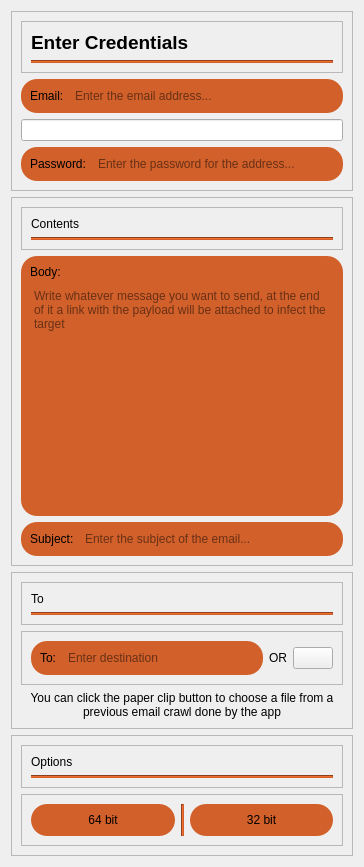
                   <widget class="QWidget" name="scrollAreaWidgetContents_5">
                    <property name="geometry">
                     <rect>
                      <x>0</x>
                      <y>-224</y>
                      <width>364</width>
                      <height>867</height>
                     </rect>
                    </property>
                    <layout class="QVBoxLayout" name="verticalLayout_45">
                     <item>
                      <widget class="QFrame" name="frame_43">
                       <property name="frameShape">
                        <enum>QFrame::StyledPanel</enum>
                       </property>
                       <property name="frameShadow">
                        <enum>QFrame::Raised</enum>
                       </property>
                       <layout class="QVBoxLayout" name="verticalLayout_53">
                        <item>
                         <widget class="QFrame" name="frame_44">
                          <property name="styleSheet">
                           <string notr="true"/>
                          </property>
                          <property name="frameShape">
                           <enum>QFrame::StyledPanel</enum>
                          </property>
                          <property name="frameShadow">
                           <enum>QFrame::Raised</enum>
                          </property>
                          <layout class="QVBoxLayout" name="verticalLayout_54">
                           <item>
                            <widget class="QLabel" name="label_29">
                             <property name="sizePolicy">
                              <sizepolicy hsizetype="Minimum" vsizetype="Preferred">
                               <horstretch>0</horstretch>
                               <verstretch>0</verstretch>
                              </sizepolicy>
                             </property>
                             <property name="styleSheet">
                              <string notr="true"/>
                             </property>
                             <property name="text">
                              <string>&lt;html&gt;&lt;head/&gt;&lt;body&gt;&lt;p&gt;&lt;span style=&quot; font-size:14pt; font-weight:600;&quot;&gt;Enter Credentials&lt;/span&gt;&lt;/p&gt;&lt;/body&gt;&lt;/html&gt;</string>
                             </property>
                            </widget>
                           </item>
                           <item>
                            <widget class="Line" name="line_11">
                             <property name="styleSheet">
                              <string notr="true">
background-color: rgb(210, 96, 42);</string>
                             </property>
                             <property name="orientation">
                              <enum>Qt::Horizontal</enum>
                             </property>
                            </widget>
                           </item>
                          </layout>
                         </widget>
                        </item>
                        <item>
                         <widget class="QFrame" name="frame_45">
                          <property name="styleSheet">
                           <string notr="true">background-color:#D2602A;
border-radius:16px;</string>
                          </property>
                          <property name="frameShape">
                           <enum>QFrame::StyledPanel</enum>
                          </property>
                          <property name="frameShadow">
                           <enum>QFrame::Raised</enum>
                          </property>
                          <layout class="QHBoxLayout" name="horizontalLayout_20">
                           <item>
                            <widget class="QLabel" name="label_30">
                             <property name="text">
                              <string>Email: </string>
                             </property>
                            </widget>
                           </item>
                           <item>
                            <widget class="QLineEdit" name="email_field">
                             <property name="styleSheet">
                              <string notr="true">background-color:#D2602A;
border-radius:16px;</string>
                             </property>
                             <property name="placeholderText">
                              <string>Enter the email address...</string>
                             </property>
                            </widget>
                           </item>
                          </layout>
                         </widget>
                        </item>
                        <item>
                         <widget class="QLineEdit" name="lineEdit_4"/>
                        </item>
                        <item>
                         <widget class="QFrame" name="frame_46">
                          <property name="styleSheet">
                           <string notr="true">background-color:#D2602A;
border-radius:16px;</string>
                          </property>
                          <property name="frameShape">
                           <enum>QFrame::StyledPanel</enum>
                          </property>
                          <property name="frameShadow">
                           <enum>QFrame::Raised</enum>
                          </property>
                          <layout class="QHBoxLayout" name="horizontalLayout_21">
                           <item>
                            <widget class="QLabel" name="label_31">
                             <property name="text">
                              <string>Password: </string>
                             </property>
                            </widget>
                           </item>
                           <item>
                            <widget class="QLineEdit" name="password_field">
                             <property name="styleSheet">
                              <string notr="true">background-color:#D2602A;
border-radius:16px;</string>
                             </property>
                             <property name="placeholderText">
                              <string>Enter the password for the address...</string>
                             </property>
                            </widget>
                           </item>
                          </layout>
                         </widget>
                        </item>
                       </layout>
                      </widget>
                     </item>
                     <item>
                      <widget class="QFrame" name="frame_38">
                       <property name="frameShape">
                        <enum>QFrame::StyledPanel</enum>
                       </property>
                       <property name="frameShadow">
                        <enum>QFrame::Raised</enum>
                       </property>
                       <layout class="QVBoxLayout" name="verticalLayout_50">
                        <item>
                         <widget class="QFrame" name="frame_39">
                          <property name="styleSheet">
                           <string notr="true"/>
                          </property>
                          <property name="frameShape">
                           <enum>QFrame::StyledPanel</enum>
                          </property>
                          <property name="frameShadow">
                           <enum>QFrame::Raised</enum>
                          </property>
                          <layout class="QVBoxLayout" name="verticalLayout_51">
                           <item>
                            <widget class="QLabel" name="label_27">
                             <property name="sizePolicy">
                              <sizepolicy hsizetype="Minimum" vsizetype="Preferred">
                               <horstretch>0</horstretch>
                               <verstretch>0</verstretch>
                              </sizepolicy>
                             </property>
                             <property name="styleSheet">
                              <string notr="true"/>
                             </property>
                             <property name="text">
                              <string>&lt;html&gt;&lt;head/&gt;&lt;body&gt;&lt;p&gt;Contents&lt;/p&gt;&lt;/body&gt;&lt;/html&gt;</string>
                             </property>
                            </widget>
                           </item>
                           <item>
                            <widget class="Line" name="line_10">
                             <property name="styleSheet">
                              <string notr="true">
background-color: rgb(210, 96, 42);</string>
                             </property>
                             <property name="orientation">
                              <enum>Qt::Horizontal</enum>
                             </property>
                            </widget>
                           </item>
                          </layout>
                         </widget>
                        </item>
                        <item>
                         <widget class="QFrame" name="frame_40">
                          <property name="styleSheet">
                           <string notr="true">background-color:#D2602A;
border-radius:16px;</string>
                          </property>
                          <property name="frameShape">
                           <enum>QFrame::StyledPanel</enum>
                          </property>
                          <property name="frameShadow">
                           <enum>QFrame::Raised</enum>
                          </property>
                          <layout class="QVBoxLayout" name="verticalLayout_52">
                           <item>
                            <widget class="QLabel" name="label_24">
                             <property name="text">
                              <string>Body:</string>
                             </property>
                            </widget>
                           </item>
                           <item>
                            <widget class="QTextEdit" name="body_text_edit">
                             <property name="styleSheet">
                              <string notr="true"/>
                             </property>
                             <property name="placeholderText">
                              <string>Write whatever message you want to send, at the end of it a link with the payload will be attached to infect the target</string>
                             </property>
                            </widget>
                           </item>
                          </layout>
                         </widget>
                        </item>
                        <item>
                         <widget class="QFrame" name="frame_41">
                          <property name="styleSheet">
                           <string notr="true">background-color:#D2602A;
border-radius:16px;</string>
                          </property>
                          <property name="frameShape">
                           <enum>QFrame::StyledPanel</enum>
                          </property>
                          <property name="frameShadow">
                           <enum>QFrame::Raised</enum>
                          </property>
                          <layout class="QHBoxLayout" name="horizontalLayout_19">
                           <item>
                            <widget class="QLabel" name="label_28">
                             <property name="text">
                              <string>Subject: </string>
                             </property>
                            </widget>
                           </item>
                           <item>
                            <widget class="QLineEdit" name="subject_line_edit">
                             <property name="placeholderText">
                              <string>Enter the subject of the email...</string>
                             </property>
                            </widget>
                           </item>
                          </layout>
                         </widget>
                        </item>
                       </layout>
                      </widget>
                     </item>
                     <item>
                      <widget class="QFrame" name="frame_42">
                       <property name="frameShape">
                        <enum>QFrame::StyledPanel</enum>
                       </property>
                       <property name="frameShadow">
                        <enum>QFrame::Raised</enum>
                       </property>
                       <layout class="QVBoxLayout" name="verticalLayout_46">
                        <item>
                         <widget class="QFrame" name="frame_48">
                          <property name="styleSheet">
                           <string notr="true"/>
                          </property>
                          <property name="frameShape">
                           <enum>QFrame::StyledPanel</enum>
                          </property>
                          <property name="frameShadow">
                           <enum>QFrame::Raised</enum>
                          </property>
                          <layout class="QVBoxLayout" name="verticalLayout_55">
                           <item>
                            <widget class="QLabel" name="label_32">
                             <property name="sizePolicy">
                              <sizepolicy hsizetype="Minimum" vsizetype="Preferred">
                               <horstretch>0</horstretch>
                               <verstretch>0</verstretch>
                              </sizepolicy>
                             </property>
                             <property name="styleSheet">
                              <string notr="true"/>
                             </property>
                             <property name="text">
                              <string>&lt;html&gt;&lt;head/&gt;&lt;body&gt;&lt;p&gt;To&lt;/p&gt;&lt;/body&gt;&lt;/html&gt;</string>
                             </property>
                            </widget>
                           </item>
                           <item>
                            <widget class="Line" name="line_12">
                             <property name="styleSheet">
                              <string notr="true">
background-color: rgb(210, 96, 42);</string>
                             </property>
                             <property name="orientation">
                              <enum>Qt::Horizontal</enum>
                             </property>
                            </widget>
                           </item>
                          </layout>
                         </widget>
                        </item>
                        <item>
                         <widget class="QFrame" name="frame_28">
                          <property name="frameShape">
                           <enum>QFrame::StyledPanel</enum>
                          </property>
                          <property name="frameShadow">
                           <enum>QFrame::Raised</enum>
                          </property>
                          <layout class="QHBoxLayout" name="horizontalLayout_16">
                           <item>
                            <widget class="QFrame" name="frame_49">
                             <property name="styleSheet">
                              <string notr="true">background-color:#D2602A;
border-radius:16px;</string>
                             </property>
                             <property name="frameShape">
                              <enum>QFrame::StyledPanel</enum>
                             </property>
                             <property name="frameShadow">
                              <enum>QFrame::Raised</enum>
                             </property>
                             <layout class="QHBoxLayout" name="horizontalLayout_22">
                              <item>
                               <widget class="QLabel" name="label_33">
                                <property name="text">
                                 <string>To: </string>
                                </property>
                               </widget>
                              </item>
                              <item>
                               <widget class="QLineEdit" name="to_line_edit">
                                <property name="placeholderText">
                                 <string>Enter destination</string>
                                </property>
                               </widget>
                              </item>
                             </layout>
                            </widget>
                           </item>
                           <item>
                            <widget class="QLabel" name="label_12">
                             <property name="text">
                              <string>OR</string>
                             </property>
                            </widget>
                           </item>
                           <item>
                            <widget class="QPushButton" name="openAddFileEmailMenuBtn">
                             <property name="text">
                              <string/>
                             </property>
                             <property name="icon">
                              <iconset>
                               <normaloff>Icons/paperclip-portocaliu.svg</normaloff>Icons/paperclip-portocaliu.svg</iconset>
                             </property>
                             <property name="iconSize">
                              <size>
                               <width>24</width>
                               <height>24</height>
                              </size>
                             </property>
                            </widget>
                           </item>
                          </layout>
                         </widget>
                        </item>
                        <item>
                         <widget class="QLabel" name="label_13">
                          <property name="text">
                           <string>You can click the paper clip button to choose a file from a previous email crawl done by the app</string>
                          </property>
                          <property name="alignment">
                           <set>Qt::AlignCenter</set>
                          </property>
                          <property name="wordWrap">
                           <bool>true</bool>
                          </property>
                         </widget>
                        </item>
                       </layout>
                      </widget>
                     </item>
                     <item>
                      <widget class="QFrame" name="frame_47">
                       <property name="frameShape">
                        <enum>QFrame::StyledPanel</enum>
                       </property>
                       <property name="frameShadow">
                        <enum>QFrame::Raised</enum>
                       </property>
                       <layout class="QVBoxLayout" name="verticalLayout_47">
                        <item>
                         <widget class="QFrame" name="frame_50">
                          <property name="styleSheet">
                           <string notr="true"/>
                          </property>
                          <property name="frameShape">
                           <enum>QFrame::StyledPanel</enum>
                          </property>
                          <property name="frameShadow">
                           <enum>QFrame::Raised</enum>
                          </property>
                          <layout class="QVBoxLayout" name="verticalLayout_56">
                           <item>
                            <widget class="QLabel" name="label_34">
                             <property name="sizePolicy">
                              <sizepolicy hsizetype="Minimum" vsizetype="Preferred">
                               <horstretch>0</horstretch>
                               <verstretch>0</verstretch>
                              </sizepolicy>
                             </property>
                             <property name="styleSheet">
                              <string notr="true"/>
                             </property>
                             <property name="text">
                              <string>&lt;html&gt;&lt;head/&gt;&lt;body&gt;&lt;p&gt;Options&lt;/p&gt;&lt;/body&gt;&lt;/html&gt;</string>
                             </property>
                            </widget>
                           </item>
                           <item>
                            <widget class="Line" name="line_13">
                             <property name="styleSheet">
                              <string notr="true">
background-color: rgb(210, 96, 42);</string>
                             </property>
                             <property name="orientation">
                              <enum>Qt::Horizontal</enum>
                             </property>
                            </widget>
                           </item>
                          </layout>
                         </widget>
                        </item>
                        <item>
                         <widget class="QFrame" name="frame_31">
                          <property name="frameShape">
                           <enum>QFrame::StyledPanel</enum>
                          </property>
                          <property name="frameShadow">
                           <enum>QFrame::Raised</enum>
                          </property>
                          <layout class="QHBoxLayout" name="horizontalLayout_17">
                           <item>
                            <widget class="QFrame" name="frame_33">
                             <property name="styleSheet">
                              <string notr="true">background-color:#D2602A;
border-radius:16px;</string>
                             </property>
                             <property name="frameShape">
                              <enum>QFrame::StyledPanel</enum>
                             </property>
                             <property name="frameShadow">
                              <enum>QFrame::Raised</enum>
                             </property>
                             <layout class="QVBoxLayout" name="verticalLayout_49">
                              <item>
                               <widget class="QPushButton" name="option64BitBtn">
                                <property name="text">
                                 <string>64 bit</string>
                                </property>
                               </widget>
                              </item>
                             </layout>
                            </widget>
                           </item>
                           <item>
                            <widget class="Line" name="line_6">
                             <property name="styleSheet">
                              <string notr="true">background-color: rgb(210, 96, 42);</string>
                             </property>
                             <property name="orientation">
                              <enum>Qt::Vertical</enum>
                             </property>
                            </widget>
                           </item>
                           <item>
                            <widget class="QFrame" name="frame_32">
                             <property name="styleSheet">
                              <string notr="true">background-color:#D2602A;
border-radius:16px;</string>
                             </property>
                             <property name="frameShape">
                              <enum>QFrame::StyledPanel</enum>
                             </property>
                             <property name="frameShadow">
                              <enum>QFrame::Raised</enum>
                             </property>
                             <layout class="QVBoxLayout" name="verticalLayout_48">
                              <item>
                               <widget class="QPushButton" name="option32BitBtn">
                                <property name="text">
                                 <string>32 bit</string>
                                </property>
                               </widget>
                              </item>
                             </layout>
                            </widget>
                           </item>
                          </layout>
                         </widget>
                        </item>
                       </layout>
                      </widget>
                     </item>
                    </layout>
                   </widget>
